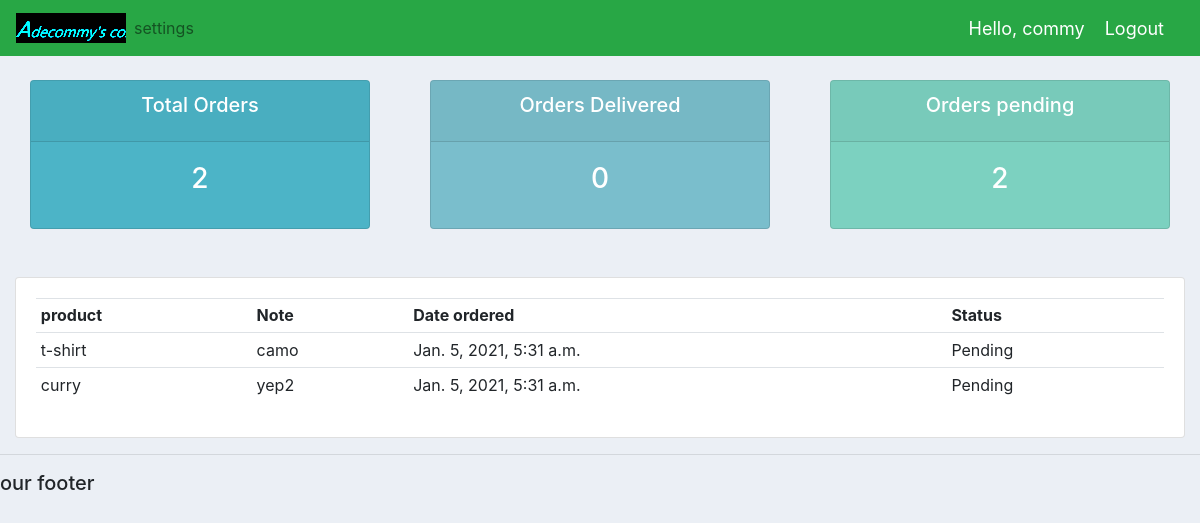
Screenshot of /user/ (signed in) with the database file from the repository.
### accounts/models.py (models this page shows)
class Order(models.Model):
    STATUS = (
        ('Pending', 'Pending'),
        ('Out for delivery', 'Out for delivery'),
        ('Delivered', 'Delivered'),
    )
    customer = models.ForeignKey(Customer, null=True, on_delete=models.SET_NULL)
    product = models.ForeignKey(Product, null=True, on_delete=models.SET_NULL)
    date_created = models.DateTimeField(auto_now_add=True, null=True)
    status = models.CharField(max_length=200, null=True, choices=STATUS)
    note = models.CharField(max_length=1000, null=True)
    def __str__(self):
        return self.product.name

class Product(models.Model):
    CATEGORY = (
        ('Indoor', 'Indoor'),
        ('Out door', 'Out door'),
    )
    name = models.CharField(max_length=200, null=True)
    price = models.FloatField(null=True)
    Category = models.CharField(max_length=200, null=True, choices=CATEGORY)
    description = models.CharField(max_length=200, null=True, blank=True)
    date_created = models.DateTimeField(auto_now_add=True, null=True)
    tags = models.ManyToManyField(Tag)
    def __str__(self):
        return self.name

### accounts/decorators.py (the view)
        def wrapper_func(request, *args, **kwargs):
            group = None
            if request.user.groups.exists():
                group = request.user.groups.all()[0].name
            if group in allowed_roles:
                return view_func(request, *args, **kwargs)
            else:
                return HttpResponse('You are not authorized to view this page')

### accounts/views.py (called while the page is built)
@login_required(login_url='login')
@allowed_users(allowed_roles=['customer'])
def userPage(request):
    orders = request.user.customer.order_set.all()
    total_orders = orders.count()
    delivered = orders.filter(status='Delivered').count()
    pending = orders.filter(status='Pending').count()
    print('ORDERS:', orders)
    context = {'orders': orders, 'total_orders': total_orders,
               'delivered': delivered, 'pending': pending}
    return render(request, 'accounts/user.html', context)

### accounts/templates/accounts/user.html
{%  extends 'accounts/main.html' %}
{% block content %}
{%  include 'accounts/status.html' %}
<div class="row">
    <div class="col-md">
        <div class="card card-body">
            <table class="table table-sm">
                <tr>
                    <th>product</th>
                    <th>Note</th>
                    <th>Date ordered</th>
                    <th>Status</th>
                </tr>
                {% for order in orders %}
                  <tr>
                      <td>{{order.product}}</td>
                       <td>{{order.note}}</td>
                       <td>{{order.date_created}}</td>
                       <td>{{order.status}}</td>
                  </tr>
                {% endfor %}
            </table>
        </div>
    </div>
</div>
{% endblock content %}

### accounts/templates/accounts/navbar.html (shortened to what this page needs)
{% load static %}
<nav class="navbar navbar-expand-lg navbar-light bg-success">
 <img src="{% static 'images/logo2.png' %}">
  <div class="collapse navbar-collapse" id="navbarNav">
    <ul class="navbar-nav">
      {% if request.user.is_staff %}
      <li class="nav-item">
        <a class="nav-link" href="{% url 'home' %} ">Dashboard</a>
      </li>
      <li class="nav-item">
        <a class="nav-link" href="{% url 'products' %}">Products</a>
      </li>
      {% else %}
        <li class="nav-item">
          <a class="nav-link" href="{% url 'account' %}">settings</a>
        </li>
        {% endif %}
    </ul>
  </div>
  <span class="hello-msg">Hello, {{request.user}}</span>
  <span ><a  class="hello-msg" href="{% url 'logout' %}">Logout</a></span>
</nav>

### static/css/main.css (style rules this page uses)
body { background-color: #ebeff5 ; }

### accounts/templates/accounts/navbar.html (style rules this page uses)
.hello-msg { font-size: 18px; color: #fff; margin-right: 20px; }

### rows the page displays
Order: product "t-shirt", note "camo", date_created "Jan. 5, 2021, 5:31 a.m.", status "Pending"
Order: product "curry", note "yep2", date_created "Jan. 5, 2021, 5:31 a.m.", status "Pending"

### other values shown
{{ request.user }} "commy"
{{ total_orders }} "2"
{{ delivered }} "0"
{{ pending }} "2"
